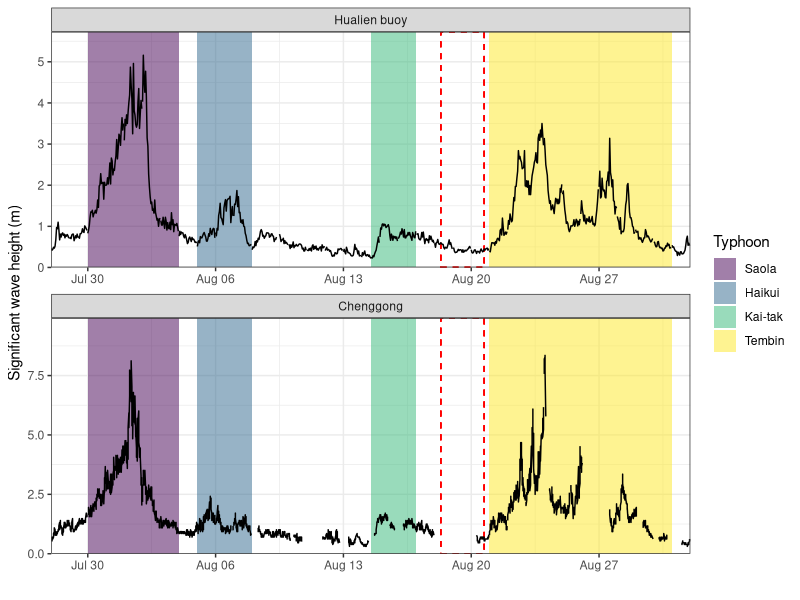
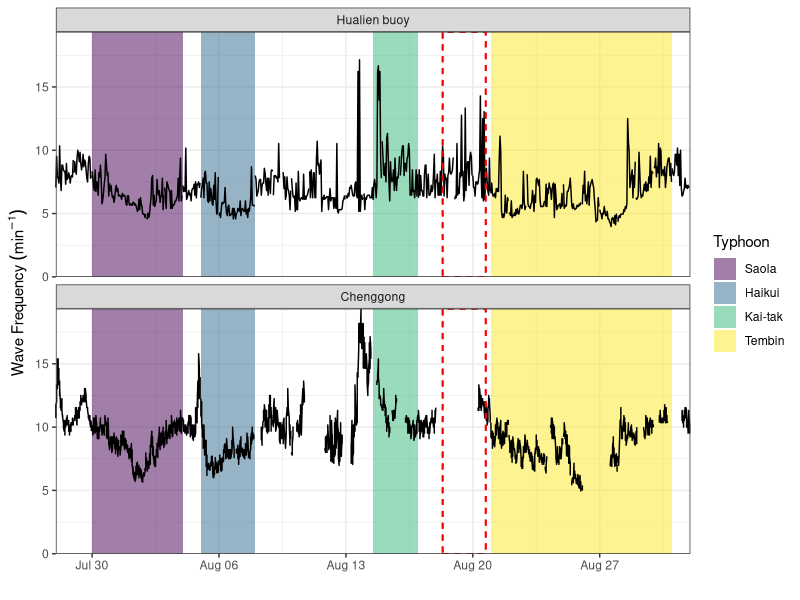
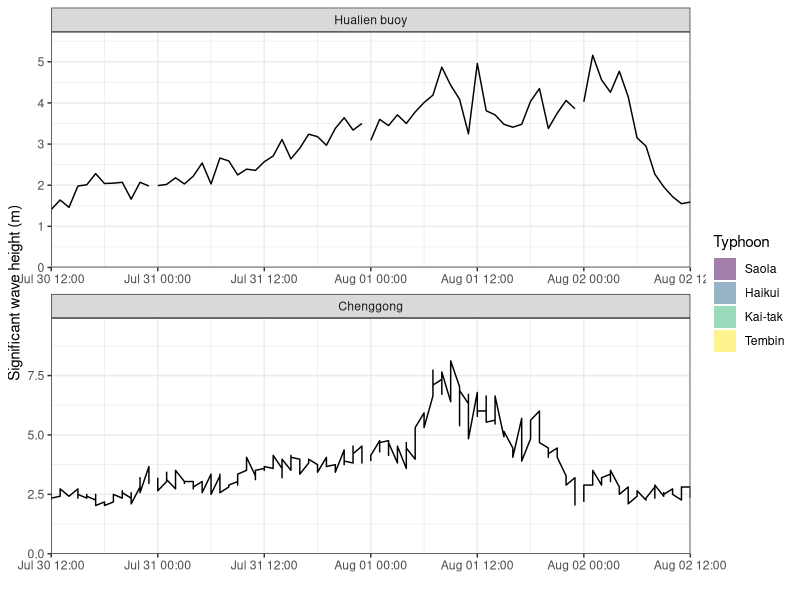
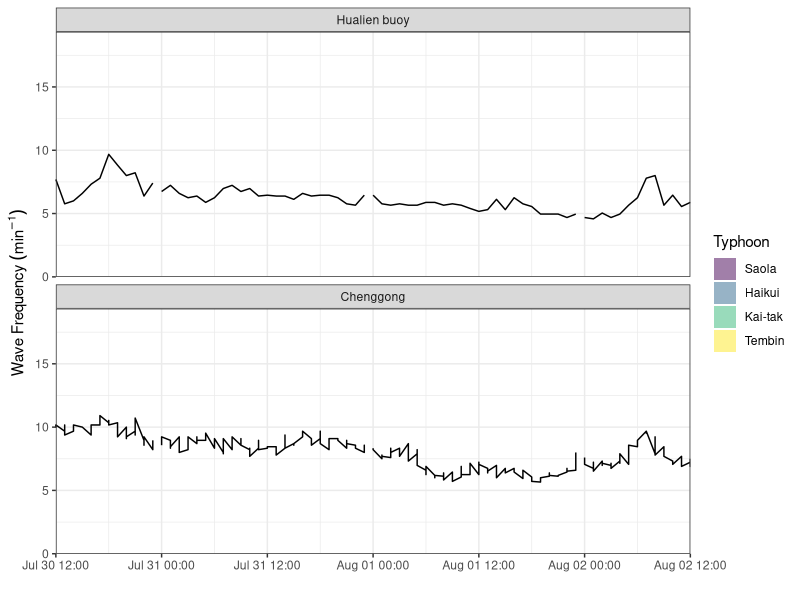
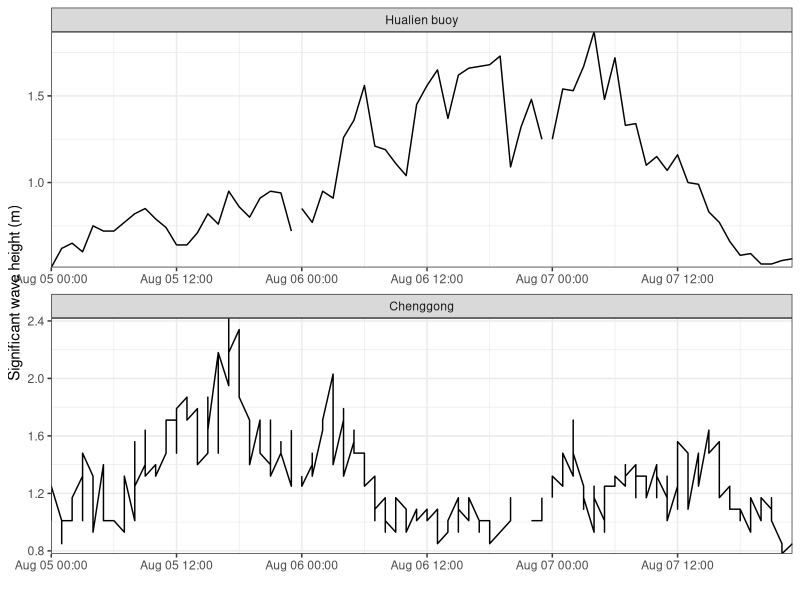
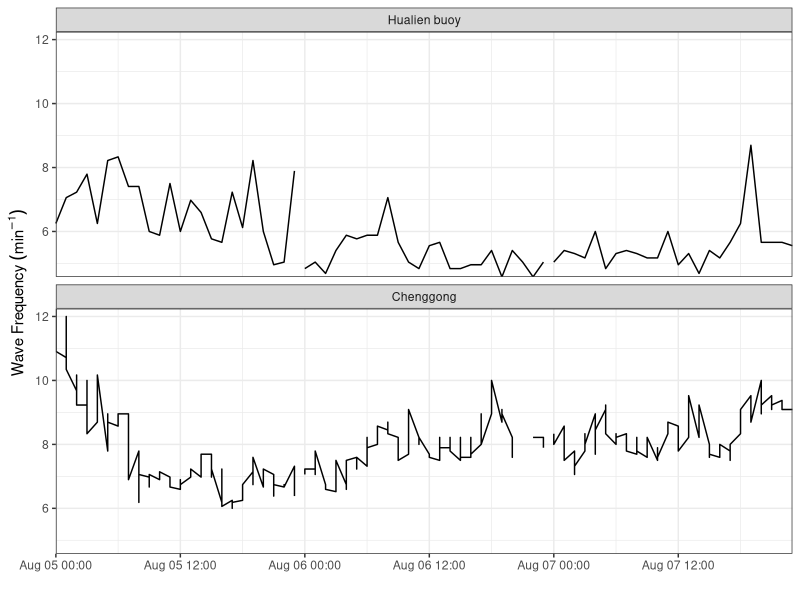
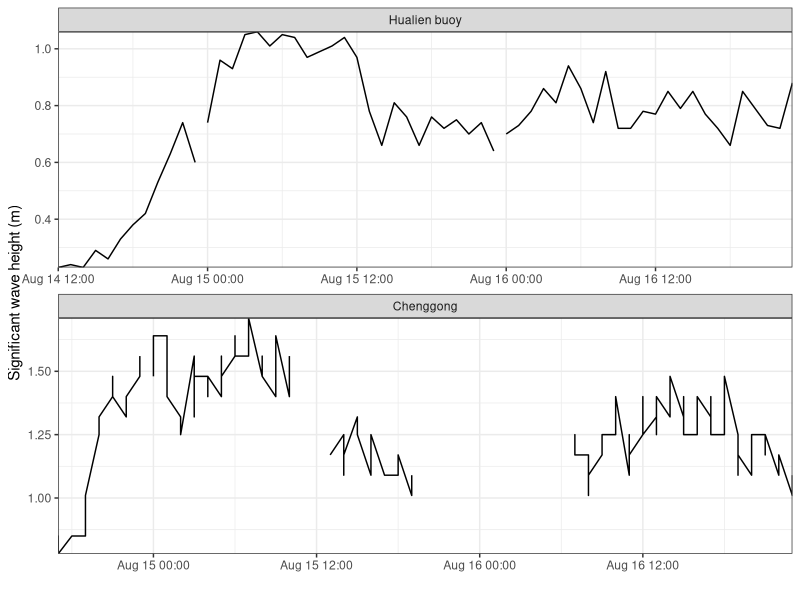
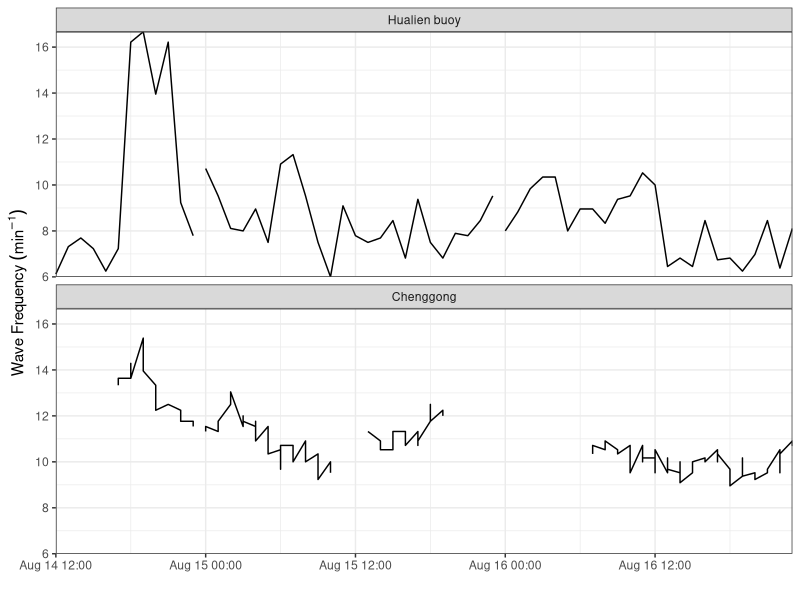

Write the R code that produced these figures, in order.
## ---- chunk 1
knitr::opts_chunk$set(echo = TRUE, warning = FALSE, message = FALSE, dev='jpeg', dpi = 600)
## ---- chunk 2
library(dplyr)
library(ggplot2)
library(readxl)
library(patchwork)

large <- theme(legend.title = element_text(size=15),
        legend.text = element_text(size=15),
        axis.title = element_text(size=15),
        axis.text = element_text(size=15),
        strip.text = element_text(size=15))

rotate <- theme(axis.text.x = element_text(angle = 90, hjust=1))

no_strip <- theme(strip.background = element_rect(colour=NA, fill=NA),
                  strip.text = element_text(colour=NA))
## ---- chunk 3
# Hualien buoy
hua <- read_excel("../Data//2012_46699A_Hualien buoy_wave.xlsx", skip=9)
hua$yyyymmddhhmi <- strptime(hua$yyyymmddhhmi, format="%Y%m%d%H%M") %>% as.POSIXct
hua$Header <- "Hualien buoy"

# Chenggong
che <- read_excel("../Data//2012_46761F_Chenggong_wave.xlsx", skip=15)
che$yyyymmddhhmi <- strptime(che$yyyymmddhhmi, format="%Y%m%d%H%M") %>% as.POSIXct
che$Header <- "Chenggong"
names(che)[4:5] <- c("H", "T")
#che <- che[che$Dif!=0,]
out <- rbind(hua[, c(1:4, 6, 8:11)], che)
names(out)[1] <- "Buoy"
out$Buoy <- factor(out$Buoy, levels=c("Hualien buoy", "Chenggong"))

# Typhoon impact periods
rec <- rbind(c("2012-07-30 00:00", "2012-08-03 23:59"), 
      c("2012-08-05 00:00", "2012-08-07 23:59"),
      c("2012-08-14 12:00", "2012-08-16 23:59"),
      c("2012-08-21 00:00", "2012-08-30 23:59")) %>% as.data.frame
names(rec) <- c("xmin", "xmax")
rec$xmin <- as.POSIXct(rec$xmin)
rec$xmax <- as.POSIXct(rec$xmax)
Typhoon <- factor(c("Saola", "Haikui", "Kai-tak", "Tembin"), levels=c("Saola", "Haikui", "Kai-tak", "Tembin"))
rec <- cbind(rec, Typhoon)
## ---- chunk 4
ggplot()+
  geom_rect(data=rec, aes(xmin = xmin, xmax = xmax, ymin=0, ymax=Inf, fill=Typhoon), alpha=0.5)+
  geom_rect(data=rec, aes(xmin = as.POSIXct("2012-08-18 08:00"), xmax = as.POSIXct("2012-08-20 17:00"), ymin=0, ymax=Inf), fill="transparent", colour="red", linetype=2)+
  geom_path(data = out, aes(x=yyyymmddhhmi, y=H/100, group=Grp))+
  facet_wrap(~Buoy, ncol=1, scales="free")+
  labs(x="", y="Significant wave height (m)")+
  scale_x_datetime(limits = as.POSIXct(c("2012-07-28 00:00", "2012-08-31 23:59")), expand = c(0, 0)) +
  scale_y_continuous(expand = c(0, 0)) +
  scale_fill_viridis_d()+
  scale_colour_viridis_d()+
  theme_bw() 
## ---- chunk 5
ggplot()+
  geom_rect(data=rec, aes(xmin = xmin, xmax = xmax, ymin=0, ymax=Inf, fill=Typhoon), alpha=0.5)+
  geom_path(data = out, aes(x=yyyymmddhhmi, y=600/T, group=Grp))+
  geom_rect(data=rec, aes(xmin = as.POSIXct("2012-08-18 08:00"), xmax = as.POSIXct("2012-08-20 17:00"), ymin=0, ymax=Inf), fill="transparent", colour="red", linetype=2)+
  facet_wrap(~Buoy, ncol=1)+
  labs(x="", y=expression(Wave~Frequency~(min^-1)))+
  scale_x_datetime(limits = as.POSIXct(c("2012-07-28 00:00", "2012-08-31 23:59")), expand = c(0, 0)) +
  scale_y_continuous(expand = c(0, 0)) +
  scale_fill_viridis_d()+
  scale_colour_viridis_d()+
  theme_bw() 
## ---- chunk 6
# Wave height >= 2.5 m
dif <- function(x) max(x)-min(x)
# Hualien buoy
# Persist large wave
subset(hua, yyyymmddhhmi<=as.POSIXct("2012-08-04") & yyyymmddhhmi>=as.POSIXct("2012-07-30") & H>=250)$yyyymmddhhmi %>% dif
# Wave frequency 
(600/subset(hua, yyyymmddhhmi<=as.POSIXct("2012-08-04") & yyyymmddhhmi>=as.POSIXct("2012-07-30") & H>=250)$T) %>% mean
(600/subset(hua, yyyymmddhhmi<=as.POSIXct("2012-08-04") & yyyymmddhhmi>=as.POSIXct("2012-07-30") & H>=250)$T) %>% sd

# Chenggong buoy
# Persist large wave
subset(che, yyyymmddhhmi<=as.POSIXct("2012-08-04") & yyyymmddhhmi>=as.POSIXct("2012-07-30") & H>=250)$yyyymmddhhmi %>% dif
# Wave frequency 
(600/subset(che, yyyymmddhhmi<=as.POSIXct("2012-08-04") & yyyymmddhhmi>=as.POSIXct("2012-07-30") & H>=250)$T) %>% mean
(600/subset(che, yyyymmddhhmi<=as.POSIXct("2012-08-04") & yyyymmddhhmi>=as.POSIXct("2012-07-30") & H>=250)$T) %>% sd

limits <- subset(out, yyyymmddhhmi<=as.POSIXct("2012-08-04") & yyyymmddhhmi>=as.POSIXct("2012-07-30") & H>=250)$yyyymmddhhmi %>% range

ggplot()+
  geom_rect(data=rec, aes(xmin = xmin, xmax = xmax, ymin=0, ymax=Inf, fill=Typhoon), alpha=0.5)+
  geom_rect(data=rec, aes(xmin = as.POSIXct("2012-08-18 08:00"), xmax = as.POSIXct("2012-08-20 17:00"), ymin=0, ymax=Inf), fill="transparent", colour="red", linetype=2)+
  geom_path(data = out, aes(x=yyyymmddhhmi, y=H/100, group=Grp))+
  facet_wrap(~Buoy, ncol=1, scales="free")+
  labs(x="", y="Significant wave height (m)")+
  scale_x_datetime(limits = limits, expand = c(0, 0)) +
  scale_y_continuous(expand = c(0, 0)) +
  scale_fill_viridis_d()+
  scale_colour_viridis_d()+
  theme_bw() 

ggplot()+
  geom_rect(data=rec, aes(xmin = xmin, xmax = xmax, ymin=0, ymax=Inf, fill=Typhoon), alpha=0.5)+
  geom_path(data = out, aes(x=yyyymmddhhmi, y=600/T, group=Grp))+
  geom_rect(data=rec, aes(xmin = as.POSIXct("2012-08-18 08:00"), xmax = as.POSIXct("2012-08-20 17:00"), ymin=0, ymax=Inf), fill="transparent", colour="red", linetype=2)+
  facet_wrap(~Buoy, ncol=1)+
  labs(x="", y=expression(Wave~Frequency~(min^-1)))+
  scale_x_datetime(limits = limits, expand = c(0, 0)) +
  scale_y_continuous(expand = c(0, 0)) +
  scale_fill_viridis_d()+
  scale_colour_viridis_d()+
  theme_bw() 
## ---- chunk 7
# Wave height >= 1.5 m
# Hualien buoy
# medium wave (h)
subset(hua, yyyymmddhhmi<=as.POSIXct("2012-08-07 23:59") & yyyymmddhhmi>=as.POSIXct("2012-08-05 00:00") & H>=150)$H %>% length/subset(hua, yyyymmddhhmi<=as.POSIXct("2012-08-08 23:59") & yyyymmddhhmi>=as.POSIXct("2012-08-05 00:00"))$H %>% length * 72

# Chenggong buoy
# medium wave (h)
subset(che, yyyymmddhhmi<=as.POSIXct("2012-08-07 23:59") & yyyymmddhhmi>=as.POSIXct("2012-08-05 00:00") & H>=150)$H %>% length/subset(che, yyyymmddhhmi<=as.POSIXct("2012-08-08 23:59") & yyyymmddhhmi>=as.POSIXct("2012-08-05 00:00"))$H %>% length * 72

ggplot()+
  geom_path(data = subset(out, yyyymmddhhmi<=as.POSIXct("2012-08-07 23:59") & yyyymmddhhmi>=as.POSIXct("2012-08-05 00:00")), aes(x=yyyymmddhhmi, y=H/100, group=Grp))+
  facet_wrap(~Buoy, ncol=1, scales="free")+
  labs(x="", y="Significant wave height (m)")+
  scale_x_datetime(expand = c(0, 0)) +
  scale_y_continuous(expand = c(0, 0)) +
  scale_fill_viridis_d()+
  scale_colour_viridis_d()+
  theme_bw() 

ggplot()+
  geom_path(data = subset(out, yyyymmddhhmi<=as.POSIXct("2012-08-07 23:59") & yyyymmddhhmi>=as.POSIXct("2012-08-05 00:00")), aes(x=yyyymmddhhmi, y=600/T, group=Grp))+
  facet_wrap(~Buoy, ncol=1)+
  labs(x="", y=expression(Wave~Frequency~(min^-1)))+
  scale_x_datetime(expand = c(0, 0)) +
  scale_y_continuous(expand = c(0, 0)) +
  scale_fill_viridis_d()+
  scale_colour_viridis_d()+
  theme_bw() 
## ---- chunk 8
# Wave height >= 1.5 m
# Hualien buoy

# small wave (h)
subset(hua, yyyymmddhhmi<=as.POSIXct("2012-08-16 23:59") & yyyymmddhhmi>=as.POSIXct("2012-08-14 12:00") & H>=100)$H %>% length/subset(hua, yyyymmddhhmi<=as.POSIXct("2012-08-17 23:59") & yyyymmddhhmi>=as.POSIXct("2012-08-14 00:00"))$H %>% length *60

# Chenggong buoy
# medium wave (h)
subset(che, yyyymmddhhmi<=as.POSIXct("2012-08-16 23:59") & yyyymmddhhmi>=as.POSIXct("2012-08-14 12:00") & H>=150)$H %>% length/subset(che, yyyymmddhhmi<=as.POSIXct("2012-08-17 23:59") & yyyymmddhhmi>=as.POSIXct("2012-08-14 00:00"))$H %>% length *60

subset(che, yyyymmddhhmi<=as.POSIXct("2012-08-16 23:59") & yyyymmddhhmi>=as.POSIXct("2012-08-14 12:00") & H>=100)$H %>% length/subset(che, yyyymmddhhmi<=as.POSIXct("2012-08-17 23:59") & yyyymmddhhmi>=as.POSIXct("2012-08-14 00:00"))$H %>% length *60

ggplot()+
  geom_path(data = subset(out, yyyymmddhhmi<=as.POSIXct("2012-08-16 23:59") & yyyymmddhhmi>=as.POSIXct("2012-08-14 12:00")), aes(x=yyyymmddhhmi, y=H/100, group=Grp))+
  facet_wrap(~Buoy, ncol=1, scales="free")+
  labs(x="", y="Significant wave height (m)")+
  scale_x_datetime(expand = c(0, 0)) +
  scale_y_continuous(expand = c(0, 0)) +
  scale_fill_viridis_d()+
  scale_colour_viridis_d()+
  theme_bw() 

ggplot()+
  geom_path(data = subset(out, yyyymmddhhmi<=as.POSIXct("2012-08-16 23:59") & yyyymmddhhmi>=as.POSIXct("2012-08-14 12:00")), aes(x=yyyymmddhhmi, y=600/T, group=Grp))+
  facet_wrap(~Buoy, ncol=1)+
  labs(x="", y=expression(Wave~Frequency~(min^-1)))+
  scale_x_datetime(expand = c(0, 0)) +
  scale_y_continuous(expand = c(0, 0)) +
  scale_fill_viridis_d()+
  scale_colour_viridis_d()+
  theme_bw() 
